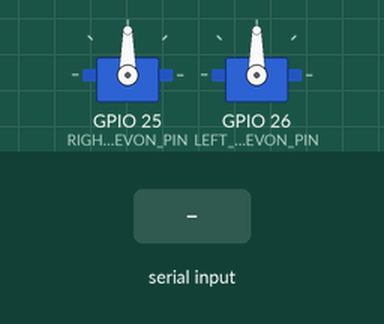
Recording of a sketch running on a simulated ESP32. On the bench: 2 × servo. Inputs (shaded band) come from the test bench. What the sketch prints to the serial monitor is not drawn.

Above: at 20.0 s.
20.1 s: "sweep\n" received over Serial
At 24.1 s:
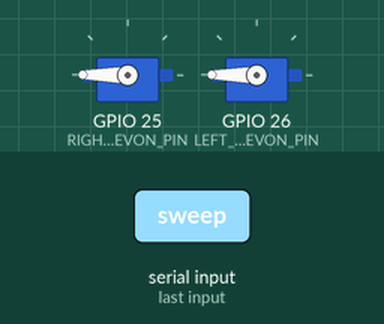
26.1 s: "r,45\n" received over Serial
29.1 s: "5\n" received over Serial
At 30.3 s:
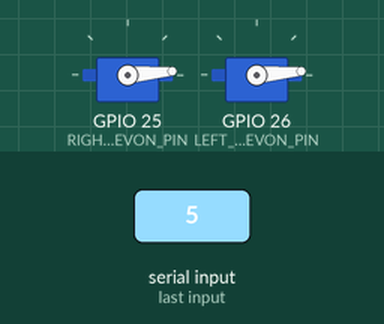
30.6 s: "r90\n" received over Serial
At 31.6 s:
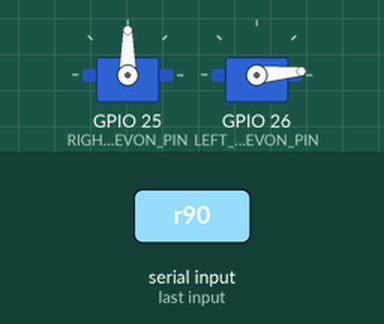
32.1 s: "90,45\n" received over Serial
At 33.1 s:
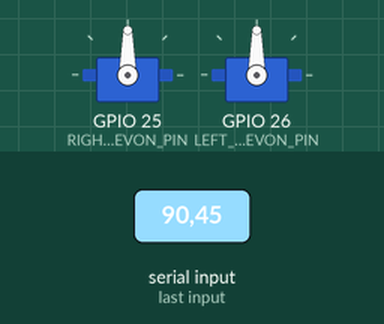
33.6 s: "30,150\n" received over Serial
At 34.2 s:
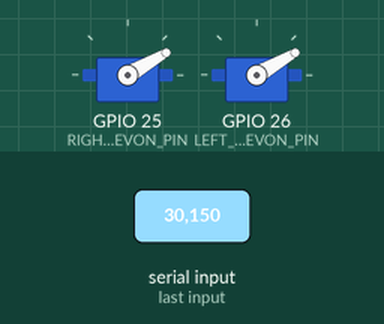
Timing chart, 0 to 36.1 s (numbered marks = the images above; inputs shaded):
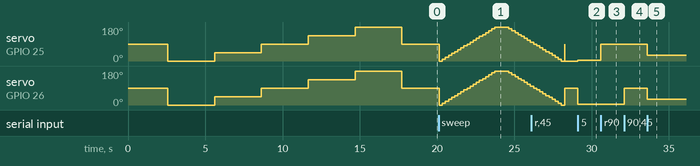

The sketch:

servo_angle_diagnostic.ino
```cpp
/* SERVO ANGLE DIAGNOSTIC TOOL

   This code helps diagnose servo angle discrepancies.
   It will move servos through specific angles and show you what's actually happening.

   PROBLEM:
   ========
   - Code commands 90° but servo physically moves to ~45°
   - Need to find the TRUE angle values for your servos

   HARDWARE SETUP:
   ===============
   RIGHT ELEVON:
     Signal -> GPIO 25
     VCC    -> 5V (external power supply)
     GND    -> GND

   LEFT ELEVON:
     Signal -> GPIO 26
     VCC    -> 5V (external power supply)
     GND    -> GND

   INSTRUCTIONS:
   =============
   1. Upload this code
   2. Open Serial Monitor (115200 baud)
   3. The code will automatically test angles: 0°, 45°, 90°, 135°, 180°
   4. Watch the servo horn and note where it ACTUALLY points
   5. Use Serial commands to fine-tune and find true center

   WHAT TO LOOK FOR:
   =================
   - At commanded "90°", where does the horn actually point?
   - Does it point at 45°, 60°, 90°, or somewhere else?
   - This will tell us if we need to remap/calibrate angles
*/

#include <ESP32Servo.h>

// Pin definitions
#define RIGHT_ELEVON_PIN 25
#define LEFT_ELEVON_PIN 26

// Servo objects
Servo right_elevon;
Servo left_elevon;

// Test angles
const int testAngles[] = {0, 45, 90, 135, 180};
const int numAngles = 5;

void setup() {
    Serial.begin(115200);
    delay(2000);

    Serial.println("\n╔═══════════════════════════════════════╗");
    Serial.println("║   SERVO ANGLE DIAGNOSTIC TOOL        ║");
    Serial.println("╚═══════════════════════════════════════╝\n");

    Serial.println("This tool will help identify servo angle issues.\n");

    // Attach servos with explicit PWM range (some servos need this)
    Serial.println("→ Attaching servos with standard PWM range...");
    Serial.println("  Min PWM: 500µs | Max PWM: 2500µs\n");

    right_elevon.attach(RIGHT_ELEVON_PIN, 500, 2500);  // Standard servo range
    left_elevon.attach(LEFT_ELEVON_PIN, 500, 2500);
    delay(500);

    Serial.println("╔═══════════════════════════════════════╗");
    Serial.println("║  AUTOMATIC ANGLE TEST STARTING        ║");
    Serial.println("╚═══════════════════════════════════════╝\n");

    Serial.println("Watch the servo horns and note where they point!\n");

    // Test each angle
    for (int i = 0; i < numAngles; i++) {
        int angle = testAngles[i];

        Serial.println("┌───────────────────────────────────────┐");
        Serial.printf("│ COMMANDED ANGLE: %3d°                │\n", angle);
        Serial.println("└───────────────────────────────────────┘");
        Serial.println("  Moving both servos...");

        right_elevon.write(angle);
        left_elevon.write(angle);
        delay(1000);

        Serial.println("  → Servo horns should be at the SAME position");
        Serial.print("  → Where do they ACTUALLY point? ");
        if (angle == 0) {
            Serial.println("(full left/down)");
        } else if (angle == 90) {
            Serial.println("(CENTER - perpendicular!)");
        } else if (angle == 180) {
            Serial.println("(full right/up)");
        } else {
            Serial.printf("(%d° from reference)\n", angle);
        }
        Serial.println();

        delay(2000);
    }

    // Return to center
    Serial.println("╔═══════════════════════════════════════╗");
    Serial.println("║  TEST COMPLETE - RETURNING TO 90°    ║");
    Serial.println("╚═══════════════════════════════════════╝\n");

    right_elevon.write(90);
    left_elevon.write(90);
    delay(1000);

    // Print analysis
    Serial.println("╔═══════════════════════════════════════╗");
    Serial.println("║           ANALYSIS GUIDE              ║");
    Serial.println("╚═══════════════════════════════════════╝\n");

    Serial.println("RESULTS:");
    Serial.println("--------");
    Serial.println("1. If commanded 90° shows horn at 90° (perpendicular):");
    Serial.println("   ✓ Your servos are CORRECT! No changes needed.\n");

    Serial.println("2. If commanded 90° shows horn at 45°:");
    Serial.println("   → Your servo needs ANGLE REMAPPING");
    Serial.println("   → Try commanding 135° to get true 90°\n");

    Serial.println("3. If commanded 90° shows horn at 135°:");
    Serial.println("   → Your servo needs REVERSE REMAPPING");
    Serial.println("   → Try commanding 45° to get true 90°\n");

    Serial.println("4. If angles are completely off:");
    Serial.println("   → Your servo may need PWM calibration");
    Serial.println("   → Try different PWM ranges (1000-2000µs)\n");

    Serial.println("╔═══════════════════════════════════════╗");
    Serial.println("║      MANUAL TEST MODE ACTIVE          ║");
    Serial.println("╚═══════════════════════════════════════╝\n");

    Serial.println("COMMANDS:");
    Serial.println("---------");
    Serial.println("  Type angle (0-180) to test: '90'");
    Serial.println("  Type 'r' + angle for RIGHT only: 'r90'");
    Serial.println("  Type 'l' + angle for LEFT only: 'l90'");
    Serial.println("  Type 'pwm' to test different PWM ranges");
    Serial.println("  Type 'sweep' for full sweep test\n");

    Serial.println("Ready for manual commands...\n");
}

void loop() {
    if (Serial.available() > 0) {
        String input = Serial.readStringUntil('\n');
        input.trim();
        input.toLowerCase();

        if (input.length() > 0) {
            processCommand(input);
        }
    }

    delay(10);
}

void processCommand(String cmd) {
    if (cmd == "sweep") {
        sweepTest();
        return;
    }

    if (cmd == "pwm") {
        pwmTest();
        return;
    }

    // Check for r/l prefix
    bool rightOnly = false;
    bool leftOnly = false;

    if (cmd.startsWith("r")) {
        rightOnly = true;
        cmd = cmd.substring(1);
    } else if (cmd.startsWith("l")) {
        leftOnly = true;
        cmd = cmd.substring(1);
    }

    // Parse angle
    int angle = cmd.toInt();

    if (angle >= 0 && angle <= 180) {
        Serial.printf("\n→ Commanding %d°", angle);

        if (rightOnly) {
            Serial.println(" (RIGHT servo only)");
            right_elevon.write(angle);
        } else if (leftOnly) {
            Serial.println(" (LEFT servo only)");
            left_elevon.write(angle);
        } else {
            Serial.println(" (BOTH servos)");
            right_elevon.write(angle);
            left_elevon.write(angle);
        }

        Serial.println("  Where does the horn actually point?\n");
    } else {
        Serial.println("\n✗ Invalid command!");
    }
}

void sweepTest() {
    Serial.println("\n╔═══════════════════════════════════════╗");
    Serial.println("║         SWEEP TEST (0° → 180°)       ║");
    Serial.println("╚═══════════════════════════════════════╝\n");

    Serial.println("→ Watch for smooth motion and consistent speed\n");

    // Forward sweep
    for (int angle = 0; angle <= 180; angle += 10) {
        Serial.printf("  Angle: %3d°\r", angle);
        right_elevon.write(angle);
        left_elevon.write(angle);
        delay(200);
    }

    Serial.println("\n\n→ Reversing (180° → 0°)\n");
    delay(500);

    // Reverse sweep
    for (int angle = 180; angle >= 0; angle -= 10) {
        Serial.printf("  Angle: %3d°\r", angle);
        right_elevon.write(angle);
        left_elevon.write(angle);
        delay(200);
    }

    // Return to center
    Serial.println("\n\n→ Returning to 90°\n");
    right_elevon.write(90);
    left_elevon.write(90);

    Serial.println("✓ Sweep complete!\n");
}

void pwmTest() {
    Serial.println("\n╔═══════════════════════════════════════╗");
    Serial.println("║       PWM CALIBRATION TEST            ║");
    Serial.println("╚═══════════════════════════════════════╝\n");

    Serial.println("Testing different PWM ranges...\n");

    // Test different PWM ranges
    int pwmRanges[][2] = {
        {500, 2500},   // Standard
        {1000, 2000},  // Common alternative
        {600, 2400},   // Slightly narrower
        {544, 2400}    // Arduino Servo library default
    };

    for (int i = 0; i < 4; i++) {
        int minPWM = pwmRanges[i][0];
        int maxPWM = pwmRanges[i][1];

        Serial.printf("→ Testing PWM range: %d-%d µs\n", minPWM, maxPWM);

        // Reattach with new range
        right_elevon.detach();
        left_elevon.detach();
        delay(100);

        right_elevon.attach(RIGHT_ELEVON_PIN, minPWM, maxPWM);
        left_elevon.attach(LEFT_ELEVON_PIN, minPWM, maxPWM);
        delay(500);

        // Test 90°
        Serial.println("  Setting to 90°...");
        right_elevon.write(90);
        left_elevon.write(90);
        delay(2000);

        Serial.println("  → Check if horn is at 90° (perpendicular)\n");
        delay(1000);
    }

    // Restore standard range
    Serial.println("→ Restoring standard PWM range (500-2500µs)\n");
    right_elevon.detach();
    left_elevon.detach();
    delay(100);
    right_elevon.attach(RIGHT_ELEVON_PIN, 500, 2500);
    left_elevon.attach(LEFT_ELEVON_PIN, 500, 2500);
    right_elevon.write(90);
    left_elevon.write(90);

    Serial.println("✓ PWM test complete!\n");
}
```

Measured:
- after the input at 20.1 s, servo on GPIO 25 (RIGHT_ELEVON_PIN), servo on GPIO 26 (LEFT_ELEVON_PIN): 90° → 0° at once, → 10° 0.20 s later, → 20° 0.20 s later, → 30° 0.20 s later, … (27 changes in this stretch)
- after the input at 29.1 s, servo on GPIO 25 (RIGHT_ELEVON_PIN): 0° → 5° at once; servo on GPIO 26 (LEFT_ELEVON_PIN): 90° → 5° at once
- after the input at 30.6 s, servo on GPIO 25 (RIGHT_ELEVON_PIN): 5° → 90° at once
- after the input at 32.1 s, servo on GPIO 26 (LEFT_ELEVON_PIN): 5° → 90° at once
- after the input at 33.6 s, servo on GPIO 25 (RIGHT_ELEVON_PIN), servo on GPIO 26 (LEFT_ELEVON_PIN): 90° → 30° at once
